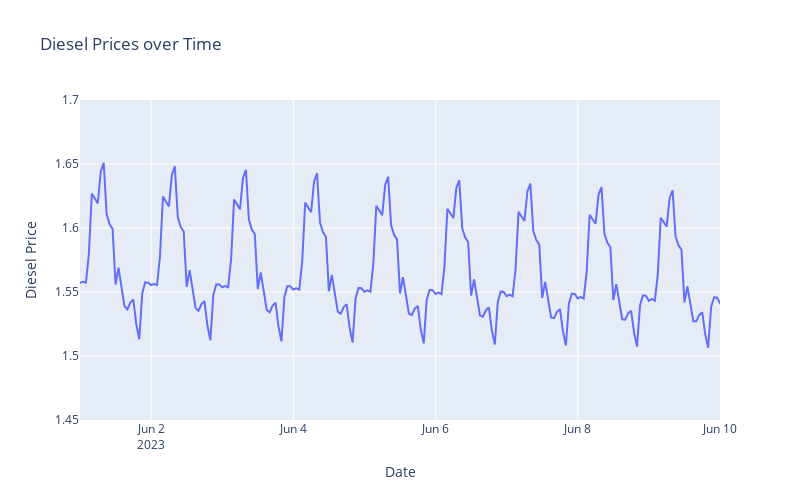

The notebook cell saved with this chart:
### Code cell
import plotly.graph_objects as go

fig = go.Figure()

# Add a trace for the diesel column
fig.add_trace(go.Scatter(
    x=result_df.index,
    y=result_df['diesel'],
    mode='lines',
    name='diesel',
))

# Define your date range
start_date = '2023-06-01'
end_date = '2023-06-10'

fig.update_layout(
    title='Diesel Prices over Time',
    xaxis_title='Date',
    xaxis=dict(range=[start_date, end_date]),  # Set x-axis limits
    yaxis_title='Diesel Price',
    yaxis=dict(range=[1.45, 1.7]),  # Set y-axis limits
    autosize=False,
    width=800,
    height=500,
)

fig.show()

### Figure 1 — Plotly figure (JSON) as saved in the notebook; plotly's stock layout.template omitted (floating-point values rounded to 4 significant figures; data arrays with more than 128 entries replaced by an {"elided": "..."} marker saying what was removed)
{"data": [{"mode": "lines", "name": "diesel", "type": "scatter", "x": {"elided": "29857 str values"}, "y": {"elided": "29857 float values"}}], "layout": {"autosize": false, "height": 500, "title": {"text": "Diesel Prices over Time"}, "width": 800, "xaxis": {"range": ["2023-06-01", "2023-06-10"], "title": {"text": "Date"}}, "yaxis": {"range": [1.45, 1.7], "title": {"text": "Diesel Price"}}}}
